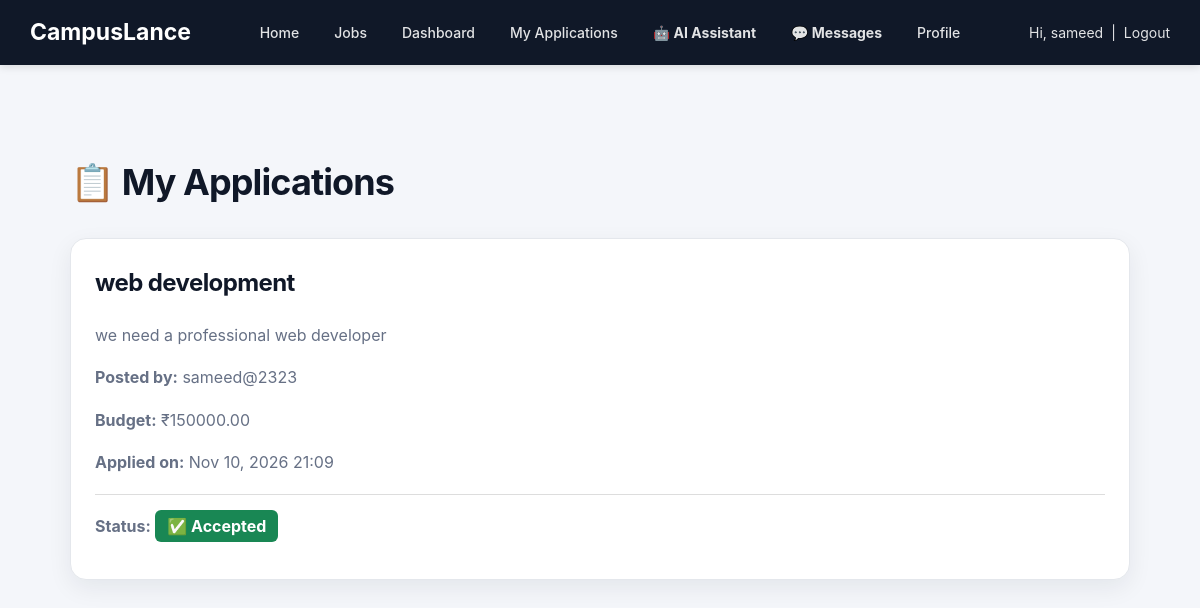
The app's page /applications/my/ (signed in) with its own data.
### accounts/models.py (models this page shows, shortened)
class CustomUser(AbstractUser):
    ROLE_CHOICES = (
        ('student', 'Student'),
        ('client', 'Client'),
    )
    role = models.CharField(max_length=20, choices=ROLE_CHOICES)
    phone = models.CharField(max_length=15, blank=True)
    profile_image = models.ImageField(
        upload_to='profile_images/',
        blank=True,
        null=True
    )
    college = models.CharField(max_length=200, blank=True)
    department = models.CharField(max_length=100, blank=True)
    location = models.CharField(max_length=100, blank=True)
    skills = models.TextField(blank=True)
    education = models.TextField(blank=True)
    experience = models.TextField(blank=True)
    github = models.URLField(blank=True)
    linkedin = models.URLField(blank=True)
    portfolio = models.URLField(blank=True)
    resume = models.FileField(
        upload_to='resumes/',
        blank=True,
        null=True
    )
    about = models.TextField(blank=True)

### applications/models.py (models this page shows, shortened)
class Application(models.Model):
    STATUS_CHOICES = [
        ("Pending", "Pending"),
        ("Accepted", "Accepted"),
        ("Rejected", "Rejected"),
    ]
    job = models.ForeignKey(
        Job,
        on_delete=models.CASCADE,
        related_name="applications"
    )
    student = models.ForeignKey(
        settings.AUTH_USER_MODEL,
        on_delete=models.CASCADE,
        related_name="applications"
    )
    proposal = models.TextField()
    applied_at = models.DateTimeField(auto_now_add=True)
    status = models.CharField(
        max_length=20,
        choices=STATUS_CHOICES,
        default="Pending"
    )
    class Meta:
        unique_together = ("job", "student")

### jobs/models.py (models this page shows, shortened)
class Job(models.Model):
    CATEGORY_CHOICES = [
        ('Web Development', 'Web Development'),
        ('Python', 'Python'),
        ('UI/UX', 'UI/UX'),
        ('Java', 'Java'),
        ('Cyber Security', 'Cyber Security'),
        ('Data Science', 'Data Science'),
    ]
    client = models.ForeignKey(
        CustomUser,
        on_delete=models.CASCADE,
        related_name="jobs"
    )
    title = models.CharField(max_length=200)
    category = models.CharField(
        max_length=100,
        choices=CATEGORY_CHOICES
    )
    description = models.TextField()
    budget = models.DecimalField(
        max_digits=10,
        decimal_places=2
    )
    deadline = models.DateField()
    created_at = models.DateTimeField(auto_now_add=True)

### applications/views.py (the view)
@login_required
def my_applications(request):
    applications = Application.objects.filter(
        student=request.user
    ).select_related(
        "job"
    ).order_by(
        "-applied_at"
    )
    return render(
        request,
        "applications/my_applications.html",
        {
            "applications": applications,
        }
    )

### messaging/context_processors.py (called while the page is built)
def unread_messages(request):
    if not request.user.is_authenticated:
        return {
            "unread_message_count": 0
        }
    count = Message.objects.filter(
        receiver=request.user,
        is_read=False
    ).count()
    return {
        "unread_message_count": count
    }

### templates/applications/my_applications.html (shortened to what this page needs)
{% extends "base.html" %}
{% block content %}
<div class="container applications-page">
    <h1 style="margin-bottom:25px;">
        📋 My Applications
    </h1>
    {% if applications %}
        {% for application in applications %}
            <div class="application-list-card" style="
                background:white;
                border:1px solid #ddd;
                border-radius:10px;
                padding:22px;
                margin-bottom:20px;
                box-shadow:0 2px 8px rgba(0,0,0,0.08);
            ">
                <h2 style="margin-top:0;">
                    {{ application.job.title }}
                </h2>
                <p>
                    {{ application.job.description }}
                </p>
                {% if application.job.client %}
                    <p>
                        <strong>Posted by:</strong>
                        {{ application.job.client.username }}
                    </p>
                {% endif %}
                {% if application.job.budget %}
                    <p>
                        <strong>Budget:</strong>
                        ₹{{ application.job.budget }}
                    </p>
                {% endif %}
                <p>
                    <strong>Applied on:</strong>
                    {{ application.applied_at|date:"M d, Y H:i" }}
                </p>
                <hr style="
                    border:0;
                    border-top:1px solid #ddd;
                    margin:18px 0;
                ">
                <p>
                    <strong>Status:</strong>
                    {% if application.status == "Accepted" %}
                        <span style="
                            background:#198754;
                            color:white;
                            padding:6px 12px;
                            border-radius:6px;
                            font-weight:bold;
                        ">
                            ✅ Accepted
                        </span>
                    {% endif %}
                </p>
            </div>
        {% endfor %}
    {% endif %}
</div>
{% endblock %}

### templates/base.html (shortened to what this page needs)
<!DOCTYPE html>
<html lang="en">
<head>
    {% load static %}
    <link
        rel="stylesheet"
        href="{% static 'css/style.css' %}"
    >
</head>
<body>
<nav class="navbar">
    <a
        href="{% url 'home' %}"
        class="navbar-brand"
    >
        CampusLance
    </a>
    <div class="navbar-links">
        <a href="{% url 'home' %}">
            Home
        </a>
        <a href="{% url 'job_list' %}">
            Jobs
        </a>
        {% if user.is_authenticated %}
            {% if user.role == "client" %}
                <a href="{% url 'client_dashboard' %}">
                    Dashboard
                </a>
            {% else %}
                <a href="{% url 'student_dashboard' %}">
                    Dashboard
                </a>
            {% endif %}
            {% if user.role == "student" %}
                <a href="{% url 'my_applications' %}">
                    My Applications
                </a>
                <a
                    href="{% url 'ai_assistant' %}"
                    class="ai-link"
                >
                    🤖 AI Assistant
                </a>
            {% endif %}
            <a
                href="{% url 'message_inbox' %}"
                class="messages-link"
            >
                💬 Messages
            </a>
            <a href="{% url 'profile' %}">
                Profile
            </a>
        {% endif %}
    </div>
    {% if user.is_authenticated %}
        <div class="navbar-user">
            <span>
                Hi, {{ user.username }}
            </span>
            <span>
                |
            </span>
            <a href="{% url 'logout' %}">
                Logout
            </a>
        </div>
    {% endif %}
</nav>
<main>
    <div class="container">
        {% block content %}
        {% endblock %}
    </div>
</main>
</body>
</html>

### static/css/style.css (style rules this page uses)
* { box-sizing: border-box; }
html { scroll-behavior: smooth; }
body { margin: 0; padding: 0; font-family: Arial, Helvetica, sans-serif; background: #f8fafc; color: #172033; line-height: 1.6; }
.container { width: 100%; max-width: 1180px !important; margin: 0 auto; padding-left: 24px; padding-right: 24px; }
a { text-decoration: none; }
:root { --cl-navy: #101828; --cl-blue: #315EFB; --cl-amber: #FFB547; --cl-background: #F4F6FA; --cl-surface: #FFFFFF; --cl-muted: #667085; --cl-border: #E4E7EC; --cl-blue-soft: #EEF2FF; --cl-amber-soft: #FFF4E2; --cl-success: #067647; --cl-danger: #B42318; --cl-radius: 16px; --cl-shadow: 0 8px 24px rgba(16, 24, 40, 0.07); }
html { scroll-padding-top: 90px; }
body { background: var(--cl-background) !important; color: var(--cl-navy) !important; font-family: Inter, "Segoe UI", Arial, sans-serif; line-height: 1.65; }
h1, h2, h3, h4, h5, h6 { color: var(--cl-navy); font-weight: 750; letter-spacing: -0.025em; }
p { color: var(--cl-muted); }
a { color: var(--cl-blue); transition: color 0.18s ease, background-color 0.18s ease, border-color 0.18s ease, box-shadow 0.18s ease, transform 0.18s ease; }
.navbar { position: relative; z-index: 20; background: var(--cl-navy) !important; color: #fff; box-shadow: 0 4px 18px rgba(16, 24, 40, 0.16); }
.navbar-brand, .navbar-brand:hover { color: #fff !important; }
.navbar-links a, .navbar-user, .navbar-user a, .navbar .nav-link { color: rgba(255, 255, 255, 0.88) !important; text-decoration: none; transition: color 0.18s ease, background-color 0.18s ease; }
.navbar-links a { border-radius: 8px; padding: 8px 10px !important; }
.container { max-width: 1180px !important; }
main > .container { padding-top: 34px; padding-bottom: 48px; }
hr { border-color: var(--cl-border); opacity: 1; }
.jobs-page, .applications-page { padding-top: 18px; }
.jobs-page-header h1, .applications-page > h1 { font-size: clamp(1.8rem, 3vw, 2.35rem); }
.jobs-filter-card, .job-list-card, .application-list-card, .applicants-header, .applicant-card, .jobs-empty-state, .applications-empty-state { border: 1px solid var(--cl-border) !important; border-radius: var(--cl-radius) !important; background: var(--cl-surface) !important; box-shadow: var(--cl-shadow) !important; }
.job-list-card, .application-list-card, .applicant-card { padding: 24px !important; margin-bottom: 18px !important; transition: transform 0.18s ease, box-shadow 0.18s ease; }
.job-list-card h2, .application-list-card h2, .applicant-card h3 { color: var(--cl-navy); }
.job-list-card p, .application-list-card p, .applicant-card p { color: var(--cl-muted); }

### templates/base.html (style rules this page uses)
* { box-sizing: border-box; }
html, body { margin: 0; padding: 0; width: 100%; overflow-x: hidden; }
body { font-family: Inter, "Segoe UI", Arial, sans-serif; background: var(--cl-background); color: var(--cl-navy); }
.navbar { width: 100%; background: #0d6efd; padding: 13px 30px; display: flex; align-items: center; gap: 20px; box-shadow: 0 2px 8px rgba(0, 0, 0, 0.12); }
.navbar-brand { color: white; font-size: 23px; font-weight: bold; text-decoration: none; white-space: nowrap; flex-shrink: 0; }
.navbar-links { flex: 1; display: flex; align-items: center; justify-content: center; gap: 5px 15px; flex-wrap: wrap; }
.navbar-links a { color: white; text-decoration: none; font-size: 14px; font-weight: 500; padding: 7px 4px; white-space: nowrap; }
.ai-link, .messages-link { font-weight: bold !important; }
.messages-link { position: relative; display: inline-flex; align-items: center; gap: 5px; }
.navbar-user { color: white; display: flex; align-items: center; gap: 8px; font-size: 14px; white-space: nowrap; flex-shrink: 0; }
.navbar-user a { color: white; text-decoration: none; }
.container { width: 100%; max-width: 1100px; margin-left: auto; margin-right: auto; padding: 30px; }

### records on screen
CustomUser: username "sameed"
Application: job "web development", job.description "we need a professional web developer", job.client.username "sameed@2323", job.budget "150000.00", applied_at "Nov 10, 2026 21:09", status "✅ Accepted"
